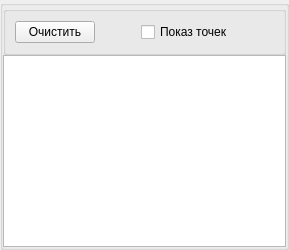
         <widget class="QGroupBox" name="groupBox_7">
          <property name="title">
           <string/>
          </property>
          <layout class="QGridLayout" name="gridLayout_17">
           <property name="leftMargin">
            <number>0</number>
           </property>
           <property name="topMargin">
            <number>0</number>
           </property>
           <property name="rightMargin">
            <number>0</number>
           </property>
           <property name="bottomMargin">
            <number>0</number>
           </property>
           <property name="spacing">
            <number>0</number>
           </property>
           <item row="0" column="0">
            <widget class="QGroupBox" name="groupBox_8">
             <property name="sizePolicy">
              <sizepolicy hsizetype="Preferred" vsizetype="Minimum">
               <horstretch>0</horstretch>
               <verstretch>0</verstretch>
              </sizepolicy>
             </property>
             <property name="minimumSize">
              <size>
               <width>0</width>
               <height>40</height>
              </size>
             </property>
             <property name="title">
              <string/>
             </property>
             <layout class="QHBoxLayout" name="horizontalLayout_3">
              <item>
               <widget class="QPushButton" name="clearOscillTask">
                <property name="text">
                 <string>Очистить</string>
                </property>
               </widget>
              </item>
              <item>
               <spacer name="horizontalSpacer_9">
                <property name="orientation">
                 <enum>Qt::Horizontal</enum>
                </property>
                <property name="sizeHint" stdset="0">
                 <size>
                  <width>40</width>
                  <height>20</height>
                 </size>
                </property>
               </spacer>
              </item>
              <item>
               <widget class="QCheckBox" name="showDotsOscill">
                <property name="text">
                 <string>Показ точек</string>
                </property>
               </widget>
              </item>
              <item>
               <spacer name="horizontalSpacer_10">
                <property name="orientation">
                 <enum>Qt::Horizontal</enum>
                </property>
                <property name="sizeHint" stdset="0">
                 <size>
                  <width>40</width>
                  <height>20</height>
                 </size>
                </property>
               </spacer>
              </item>
             </layout>
            </widget>
           </item>
           <item row="1" column="0">
            <widget class="CustomView" name="graphicsView_3"/>
           </item>
          </layout>
         </widget>
